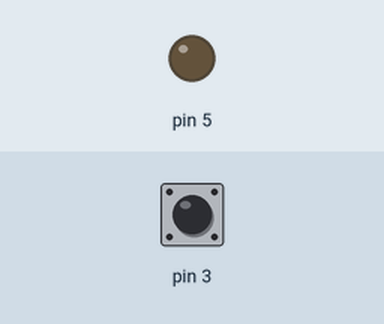
Simulated run of this sketch. Board: Arduino Uno, built with avr-gcc and run on an emulated ATmega328P. On the bench: output pins drawn as LEDs (lit = HIGH). The inputs (shaded band) are chosen by the test bench; at power-on: pin 3 HIGH.

Above: at 1.2 s.
1.3 s: pin 3 pulled LOW for 0.15 s
At 1.37 s:
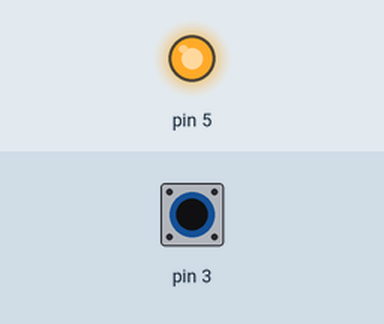
2.9 s: pin 3 pulled LOW for 3.2 s
At 7.2 s:
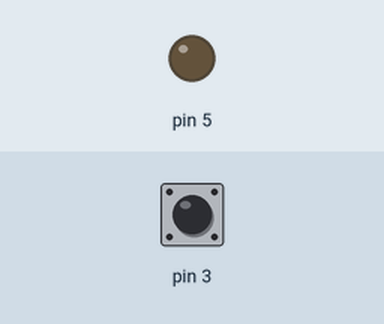
Timing chart, 0 to 8.7 s (numbered marks = the images above; inputs shaded):
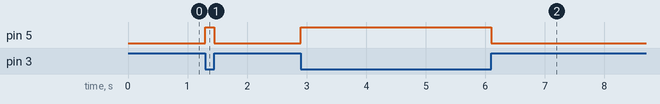

The sketch:

Botao_com_Led.ino
```cpp
void setup() {
  // put your setup code here, to run once:
  pinMode(5, OUTPUT);
  pinMode(3, INPUT_PULLUP);
}

void loop() {
  // put your main code here, to run repeatedly:
  bool porta3 = digitalRead(3);
  if(porta3 == LOW){
    digitalWrite(5, HIGH);
  }
  else{
    digitalWrite(5, LOW);
  }
}
```

Measured:
- after the input at 1.3 s, pin 5: LOW → HIGH at once, → LOW 0.15 s later
- after the input at 2.9 s, pin 5: LOW → HIGH at once, → LOW 3.2 s later
